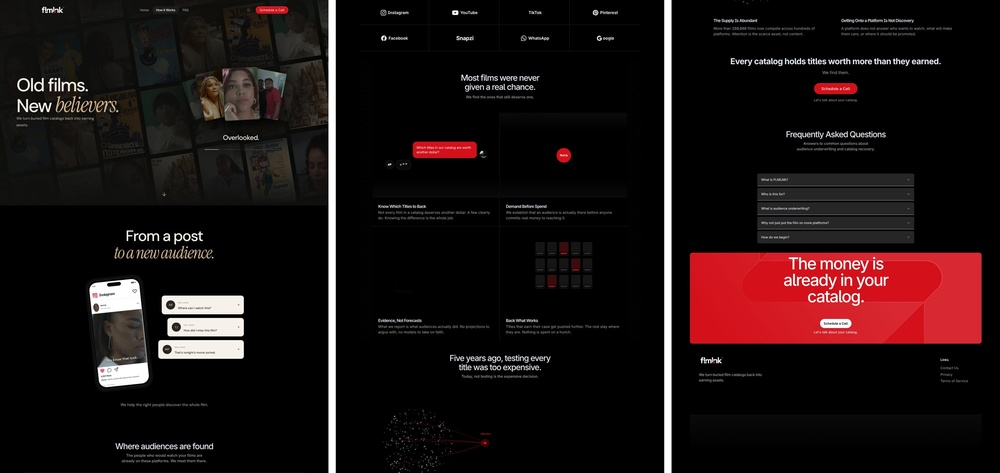
#> input picture brands/flmlnk/assets/moodboard/flmlnk_site_overview.jpg, 1000 x 473 px, shrunk from 2740 x 1295 before the run
$ python side_by_side.py ../brands/flmlnk/assets/moodboard/flmlnk_site_overview.jpg ../brands/flmlnk/assets/moodboard/flmlnk_site_overview.jpg out.png
#> lines starting #> are read from the running program, lines starting #| are printed output that depends on the picture
#!/usr/bin/env python3
"""Stack two contact sheets (reference on top, our cut below) for the parity review.

Usage: python3 tools/side_by_side.py REF_SHEET.jpg OUR_SHEET.jpg OUT.jpg
"""
import sys
from PIL import Image, ImageDraw

if len(sys.argv) != 4:
    sys.exit(__doc__)
a, b = (Image.open(p).convert("RGB") for p in sys.argv[1:3])
#> a is the input picture: PIL image 1000x473 RGB; mean R, G, B 28, 17.1, 17.1
w = max(a.width, b.width)
#> w = 1000
out = Image.new("RGB", (w, a.height + b.height + 60), "black")
#> out: PIL image 1000x1006 RGB; every value is 0
d = ImageDraw.Draw(out)
d.text((10, 8), "REFERENCE", fill="white")
out.paste(a, (0, 30))
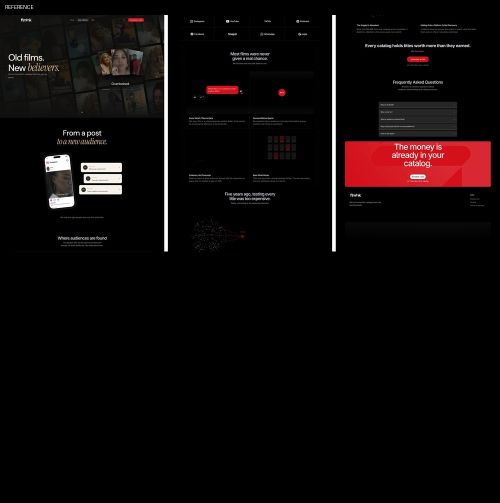
#> out: PIL image 1000x1006 RGB (shown at 1/2 size); mean R, G, B 13.2, 8.1, 8.1
d.text((10, a.height + 38), "OUR CUT", fill="white")
out.paste(b, (0, a.height + 60))
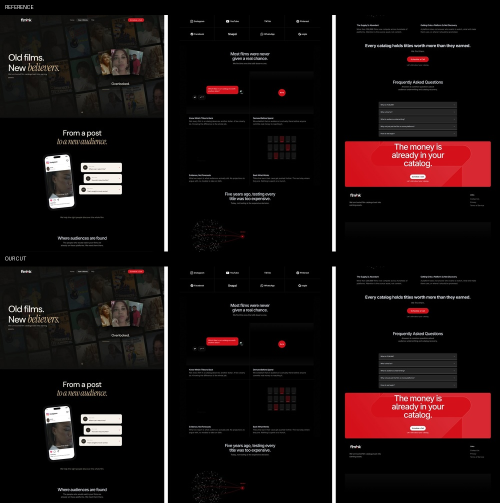
#> out: PIL image 1000x1006 RGB (shown at 1/2 size); mean R, G, B 26.4, 16.1, 16.2
out.save(sys.argv[3], quality=88)
print(sys.argv[3])
